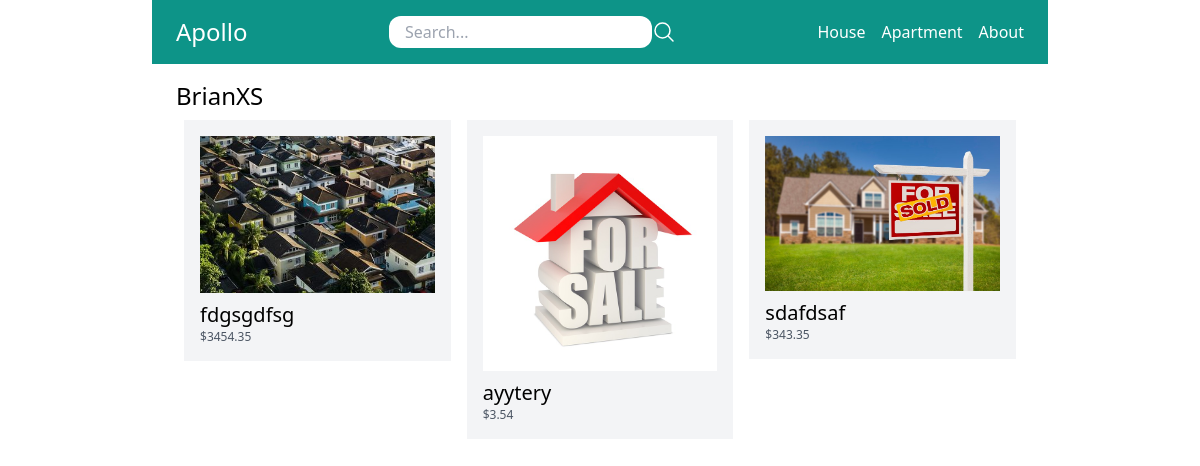
Before: /vendors/3/ with the older database file.
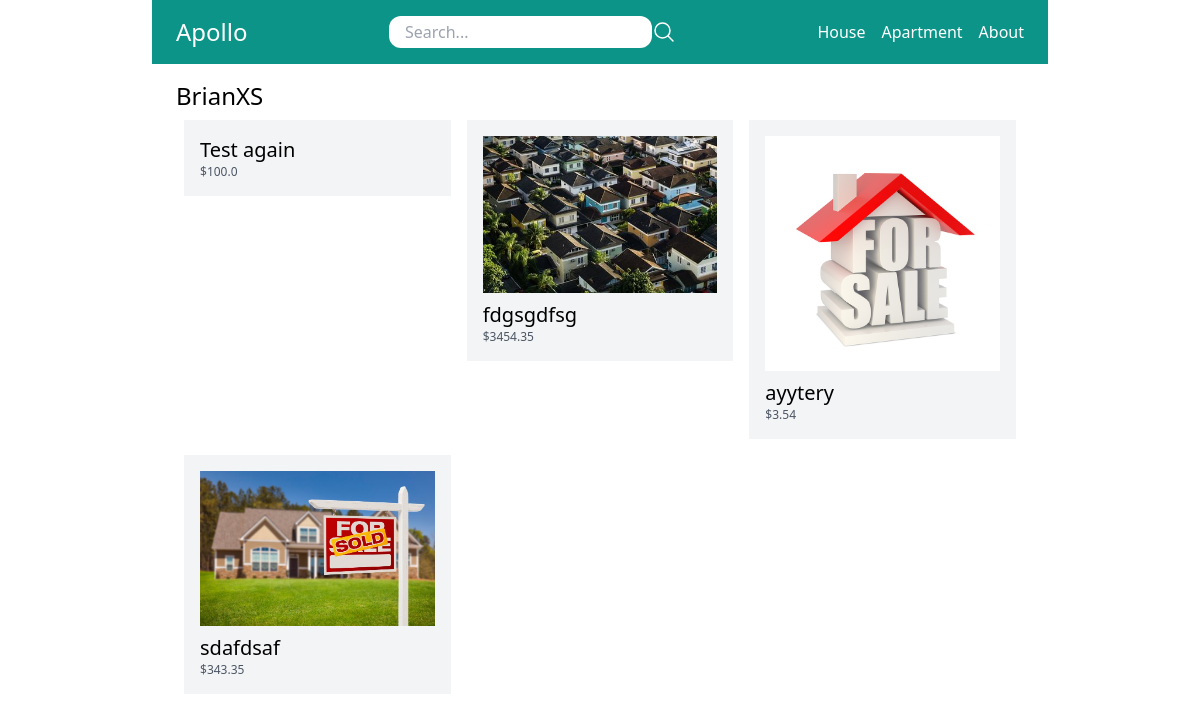
After: the same page with the newer database file.
### store/models.py (models this page shows, shortened)
class Category(models.Model):
    title = models.CharField(max_length=50)
    slug = models.SlugField(max_length=50)
    class Meta:
        verbose_name_plural = 'Categories'

class Product(models.Model):
    DRAFT = 'draft'
    WAITING_APPROVAL = 'waitingapproval'
    ACTIVE = 'active'
    DELETED = 'deleted'
    STATUS_CHOICES = (
        (DRAFT, 'Draft'),
        (WAITING_APPROVAL, 'Waiting approval'),
        (ACTIVE, 'Active'),
        (DELETED, 'Deleted'),
    )
    user = models.ForeignKey(User, related_name='products', on_delete=models.CASCADE)
    category = models.ForeignKey(Category, related_name='products', on_delete=models.CASCADE)
    title = models.CharField(max_length=50)
    slug = models.SlugField(max_length=50)
    description = models.TextField(blank=True)
    price = models.IntegerField()
    image = models.ImageField(upload_to='uploads/product_images/', blank=True, null=True)
    created_at = models.DateTimeField(auto_now_add=True)
    updated_at = models.DateTimeField(auto_now=True)
    status = models.CharField(max_length=50, choices=STATUS_CHOICES, default=ACTIVE)
    class Meta:
        ordering = ('-created_at',)
    def get_display_price(self):
        return self.price / 100

### userprofile/views.py (the view)
# urls.py: path('vendors/<int:pk>/', views.vendor_detail, name='vendor_detail'),
def vendor_detail(request, pk):
    user = User.objects.get(pk=pk)
    products = user.products.filter(status=Product.ACTIVE)
    return render(request, 'userprofile/vendor_detail.html', {
        'user': user,
        'products': products,
    })

### store/templatetags/menu.py (called while the page is built)
@register.inclusion_tag('core/menu.html')
def menu():
    categories = Category.objects.all()
    return {'categories': categories}

### userprofile/templates/userprofile/vendor_detail.html (shortened to what this page needs)
{% extends 'core/base.html' %}
{% block content %}
<h1 class="text-2xl">{% firstof user.get_full_name user.username %}</h1>
<div class="flex flex-wrap">
    {% for product in user.products.all %}
        <div class="product w-1/3 p-2">
            <div class="p-4 bg-gray-100">
                <a href="{% url 'product_detail' product.category.slug product.slug %}">
                    {% if product.image %}
                        <div class="image mb-2">
                            <img src="{{ product.image.url }}" alt="Image of {{ product.title }}">
                        </div>
                    {% endif %}
                    <h2 class="text-xl">{{ product.title }}</h2>
                    <p class="text-xs text-gray-600">${{ product.get_display_price }}</p>
                </a>
            </div>
        </div>
    {% endfor %}
</div>
{% endblock %}

### core/templates/core/base.html (shortened to what this page needs)
{% load menu %}
<!doctype html>
<html>
<head>
  <script src="https://cdn.tailwindcss.com"></script>
</head>
<body>
    <nav class="max-w-4xl mx-auto py-4 px-6 bg-teal-600 flex items-center justify-between">
        <div class="logo">
            <a href="/" class="text-white text-2xl">Apollo</a> </div>
          <div class="search">
            <form method="get" action="/search/" class="flex ">
            <input class="py-1 px-4 rounded-xl" type="search" name="query" placeholder="Search..." >
            <button><svg xmlns="http://www.w3.org/2000/svg" fill="none" viewBox="0 0 24 24" stroke-width="1.5" stroke="currentColor" class="w-6 h-6 text-white">
              <path stroke-linecap="round" stroke-linejoin="round" d="M21 21l-5.197-5.197m0 0A7.5 7.5 0 105.196 5.196a7.5 7.5 0 0010.607 10.607z" />
            </svg>
            </button>
            </form>
          </div>
            <div class="menu flex items-center space-x-4">
              {% menu %}
            </div>
    </nav>
    <div class="max-w-4xl mx-auto py-4 px-6">
        {% block content %}
        {% endblock %}
    </div>
</body>
</html>

### core/templates/core/menu.html
{% for category in categories %}
    <a href="{% url 'category_detail' category.slug %}" class="text-white">{{ category.title }}</a>
{% endfor %}
<a href="{% url 'about' %}" class="text-white">About</a>

Changed rows visible on the page:
added Product: title "Test again", get_display_price "100.0"
